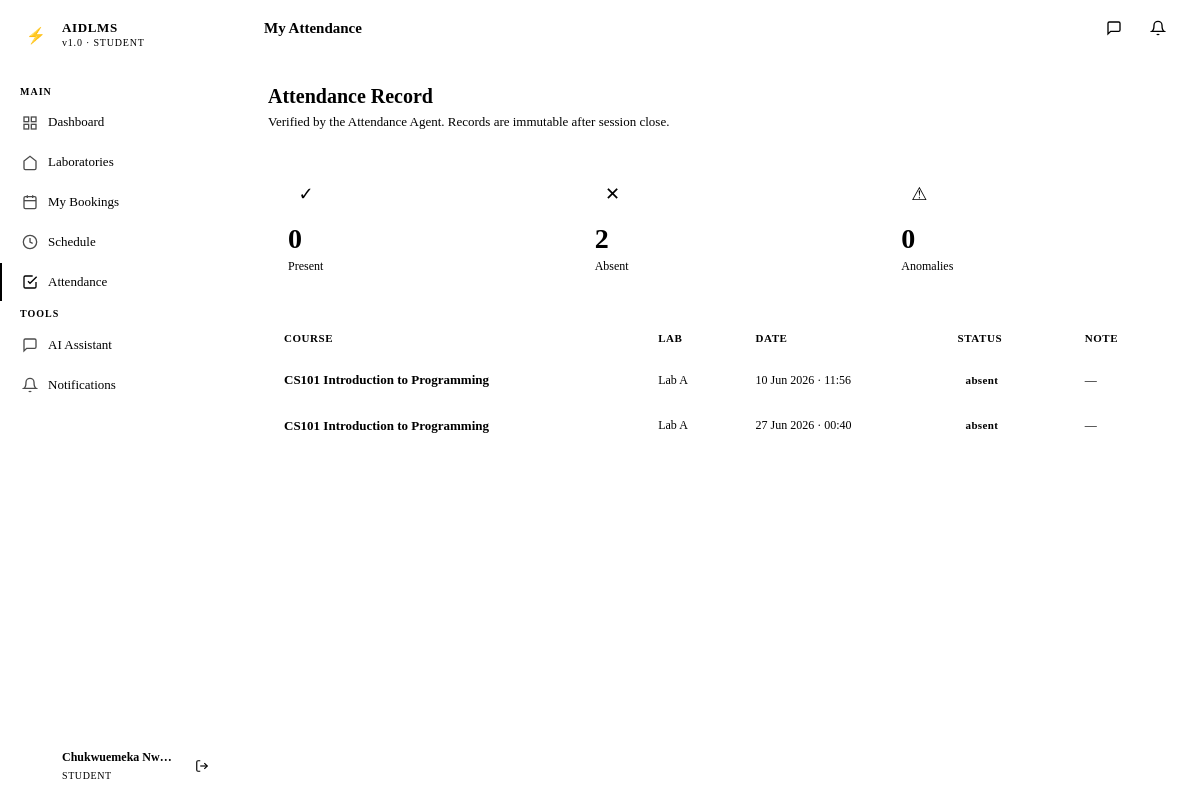
The app's page /student/attendance (signed in) with its own data.
### app/models/models.py (models this page shows, shortened)
class User(UserMixin, db.Model):
    __tablename__ = 'users'
    id = db.Column(db.String(36), primary_key=True, default=gen_uuid)
    name = db.Column(db.String(100), nullable=False)
    email = db.Column(db.String(150), unique=True, nullable=False)
    password_hash = db.Column(db.String(255), nullable=False)
    role = db.Column(db.Enum('student', 'lecturer', 'technician', 'admin', name='user_role'), nullable=False)
    active = db.Column(db.Boolean, default=True)
    created_at = db.Column(db.DateTime, default=datetime.utcnow)
    bookings = db.relationship('Booking', foreign_keys='Booking.user_id', backref='user', lazy='dynamic')
    attendance_records = db.relationship('Attendance', foreign_keys='Attendance.user_id', backref='user', lazy='dynamic')
    notifications = db.relationship('Notification', backref='user', lazy='dynamic')
    chat_logs = db.relationship('ChatLog', backref='user', lazy='dynamic')
    sessions_opened = db.relationship('Session', foreign_keys='Session.lecturer_id', backref='lecturer', lazy='dynamic')
    schedules = db.relationship('Schedule', foreign_keys='Schedule.lecturer_id', backref='lecturer', lazy='dynamic')

class Attendance(db.Model):
    __tablename__ = 'attendance'
    id = db.Column(db.String(36), primary_key=True, default=gen_uuid)
    session_id = db.Column(db.String(36), db.ForeignKey('sessions.id'), nullable=False)
    user_id = db.Column(db.String(36), db.ForeignKey('users.id'), nullable=False)
    status = db.Column(db.Enum('present', 'absent', 'anomaly', name='attendance_status'), default='absent')
    recorded_at = db.Column(db.DateTime, default=datetime.utcnow)
    agent_flag = db.Column(db.Text, nullable=True)

class Schedule(db.Model):
    __tablename__ = 'schedules'
    id = db.Column(db.String(36), primary_key=True, default=gen_uuid)
    course_name = db.Column(db.String(150), nullable=False)
    lab_id = db.Column(db.String(36), db.ForeignKey('laboratories.id'), nullable=False)
    lecturer_id = db.Column(db.String(36), db.ForeignKey('users.id'), nullable=False)
    day_of_week = db.Column(db.Integer, nullable=False)
    start_time = db.Column(db.Time, nullable=False)
    end_time = db.Column(db.Time, nullable=False)
    active = db.Column(db.Boolean, default=True)
    sessions = db.relationship('Session', backref='schedule', lazy='dynamic')

class Laboratory(db.Model):
    __tablename__ = 'laboratories'
    id = db.Column(db.String(36), primary_key=True, default=gen_uuid)
    name = db.Column(db.String(100), nullable=False)
    capacity = db.Column(db.Integer, nullable=False)
    location = db.Column(db.String(100), nullable=False)
    status = db.Column(db.Enum('active', 'inactive', 'maintenance', name='lab_status'), default='active')
    created_at = db.Column(db.DateTime, default=datetime.utcnow)
    seats = db.relationship('Seat', backref='laboratory', lazy='dynamic', cascade='all, delete-orphan')
    schedules = db.relationship('Schedule', backref='laboratory', lazy='dynamic')
    equipment = db.relationship('Equipment', backref='laboratory', lazy='dynamic', cascade='all, delete-orphan')

class Session(db.Model):
    __tablename__ = 'sessions'
    id = db.Column(db.String(36), primary_key=True, default=gen_uuid)
    schedule_id = db.Column(db.String(36), db.ForeignKey('schedules.id'), nullable=False)
    lecturer_id = db.Column(db.String(36), db.ForeignKey('users.id'), nullable=False)
    opened_at = db.Column(db.DateTime, default=datetime.utcnow)
    closed_at = db.Column(db.DateTime, nullable=True)
    locked = db.Column(db.Boolean, default=False)
    attendance_records = db.relationship('Attendance', backref='session', lazy='dynamic', cascade='all, delete-orphan')

### app/student/routes.py (the view)
@student_bp.route('/attendance')
@student_required
def attendance():
    records = Attendance.query.filter_by(user_id=current_user.id)\
        .order_by(Attendance.recorded_at.desc()).all()
    present = sum(1 for r in records if r.status == 'present')
    absent = sum(1 for r in records if r.status == 'absent')
    anomaly = sum(1 for r in records if r.status == 'anomaly')
    attendance_summary = {'present': present, 'absent': absent, 'anomaly': anomaly}
    return render_template('student/attendance.html',
        records=records,
        attendance_summary=attendance_summary
    )

### app/student/routes.py (called while the page is built)
def student_required(f):
    @wraps(f)
    def decorated(*args, **kwargs):
        if current_user.role != 'student':
            return redirect(url_for('auth.login'))
        return f(*args, **kwargs)
    return login_required(decorated)

### app/templates/student/attendance.html (shortened to what this page needs)
{% extends "base.html" %}
{% block page_title %}My Attendance{% endblock %}
{% block content %}
<div class="page-header">
  <div class="page-header-text">
    <h1>Attendance Record</h1>
    <p>Verified by the Attendance Agent. Records are immutable after session close.</p>
  </div>
</div>
<div class="stat-grid" style="grid-template-columns:repeat(3,1fr); margin-bottom:24px;">
  <div class="stat-card green">
    <div class="stat-icon green">✓</div>
    <div class="stat-value">{{ attendance_summary.present }}</div>
    <div class="stat-label">Present</div>
  </div>
  <div class="stat-card red">
    <div class="stat-icon red">✕</div>
    <div class="stat-value">{{ attendance_summary.absent }}</div>
    <div class="stat-label">Absent</div>
  </div>
  <div class="stat-card amber">
    <div class="stat-icon amber">⚠</div>
    <div class="stat-value">{{ attendance_summary.anomaly }}</div>
    <div class="stat-label">Anomalies</div>
  </div>
</div>
{% if records %}
<div class="table-wrapper">
  <table>
    <thead>
      <tr>
        <th>Course</th>
        <th>Lab</th>
        <th>Date</th>
        <th>Status</th>
        <th>Note</th>
      </tr>
    </thead>
    <tbody>
      {% for rec in records %}
      <tr>
        <td style="font-weight:600;">{{ rec.session.schedule.course_name }}</td>
        <td class="table-mono">{{ rec.session.schedule.laboratory.name }}</td>
        <td class="table-mono">{{ rec.session.opened_at.strftime('%d %b %Y · %H:%M') }}</td>
        <td><span class="badge badge-{{ rec.status }}">{{ rec.status }}</span></td>
        <td style="font-size:12px; color:var(--color-text-muted);">{{ rec.agent_flag or '—' }}</td>
      </tr>
      {% endfor %}
    </tbody>
  </table>
</div>
{% else %}
<div class="empty-state">
  <div class="empty-icon">📊</div>
  <div class="empty-title">No records yet</div>
  <div class="empty-desc">Attendance records appear after lecturers close their sessions.</div>
</div>
{% endif %}
{% endblock %}

### app/templates/base.html (shortened to what this page needs)
<!DOCTYPE html>
<html lang="en">
<head>
  <link rel="stylesheet" href="{{ url_for('static', filename='css/style.css') }}">
</head>
<body>
<div class="app-shell">
  <aside class="sidebar" id="sidebar">
    <div class="sidebar-brand">
      <a href="{{ url_for('admin.dashboard') if current_user.role == 'admin' else url_for(current_user.role + '.dashboard') }}" class="brand-logo">
        <div class="brand-icon">⚡</div>
        <div class="brand-text">
          <span class="brand-name">AIDLMS</span>
          <span class="brand-sub">v1.0 · {{ current_user.role | upper }}</span>
        </div>
      </a>
    </div>
    <nav class="sidebar-nav">
      {% if current_user.role == 'student' %}
        <span class="nav-section-label">Main</span>
        <a href="{{ url_for('student.dashboard') }}" class="nav-item {% if request.endpoint == 'student.dashboard' %}active{% endif %}">
          <svg class="nav-icon" viewBox="0 0 24 24" fill="none" stroke="currentColor" stroke-width="2"><rect x="3" y="3" width="7" height="7"/><rect x="14" y="3" width="7" height="7"/><rect x="14" y="14" width="7" height="7"/><rect x="3" y="14" width="7" height="7"/></svg>
          Dashboard
        </a>
        <a href="{{ url_for('student.labs') }}" class="nav-item {% if 'labs' in request.endpoint %}active{% endif %}">
          <svg class="nav-icon" viewBox="0 0 24 24" fill="none" stroke="currentColor" stroke-width="2"><path d="M3 9l9-7 9 7v11a2 2 0 01-2 2H5a2 2 0 01-2-2z"/></svg>
          Laboratories
        </a>
        <a href="{{ url_for('student.bookings') }}" class="nav-item {% if request.endpoint == 'student.bookings' %}active{% endif %}">
          <svg class="nav-icon" viewBox="0 0 24 24" fill="none" stroke="currentColor" stroke-width="2"><rect x="3" y="4" width="18" height="18" rx="2"/><line x1="16" y1="2" x2="16" y2="6"/><line x1="8" y1="2" x2="8" y2="6"/><line x1="3" y1="10" x2="21" y2="10"/></svg>
          My Bookings
        </a>
        <a href="{{ url_for('student.schedule') }}" class="nav-item {% if request.endpoint == 'student.schedule' %}active{% endif %}">
          <svg class="nav-icon" viewBox="0 0 24 24" fill="none" stroke="currentColor" stroke-width="2"><circle cx="12" cy="12" r="10"/><path d="M12 6v6l4 2"/></svg>
          Schedule
        </a>
        <a href="{{ url_for('student.attendance') }}" class="nav-item {% if request.endpoint == 'student.attendance' %}active{% endif %}">
          <svg class="nav-icon" viewBox="0 0 24 24" fill="none" stroke="currentColor" stroke-width="2"><path d="M9 11l3 3L22 4"/><path d="M21 12v7a2 2 0 01-2 2H5a2 2 0 01-2-2V5a2 2 0 012-2h11"/></svg>
          Attendance
        </a>
        <span class="nav-section-label">Tools</span>
        <a href="{{ url_for('chatbot.index') }}" class="nav-item {% if 'chatbot' in request.endpoint %}active{% endif %}">
          <svg class="nav-icon" viewBox="0 0 24 24" fill="none" stroke="currentColor" stroke-width="2"><path d="M21 15a2 2 0 01-2 2H7l-4 4V5a2 2 0 012-2h14a2 2 0 012 2z"/></svg>
          AI Assistant
        </a>
        <a href="{{ url_for('student.notifications') }}" class="nav-item {% if request.endpoint == 'student.notifications' %}active{% endif %}">
          <svg class="nav-icon" viewBox="0 0 24 24" fill="none" stroke="currentColor" stroke-width="2"><path d="M18 8A6 6 0 006 8c0 7-3 9-3 9h18s-3-2-3-9"/><path d="M13.73 21a2 2 0 01-3.46 0"/></svg>
          Notifications
          {% if unread_count > 0 %}<span class="nav-badge">{{ unread_count }}</span>{% endif %}
        </a>
      {% endif %}
    </nav>
    <div class="sidebar-footer">
      <div class="user-info">
        <div class="user-avatar">{{ current_user.name[0] | upper }}</div>
        <div class="user-details">
          <div class="user-name">{{ current_user.name }}</div>
          <div class="user-role">{{ current_user.role }}</div>
        </div>
        <a href="{{ url_for('auth.logout') }}" class="icon-btn" title="Sign out" style="border:none;">
          <svg width="14" height="14" viewBox="0 0 24 24" fill="none" stroke="currentColor" stroke-width="2"><path d="M9 21H5a2 2 0 01-2-2V5a2 2 0 012-2h4"/><polyline points="16 17 21 12 16 7"/><line x1="21" y1="12" x2="9" y2="12"/></svg>
        </a>
      </div>
    </div>
  </aside>
  <div class="main-content">
    <header class="topbar">
      <span class="topbar-title">{% block page_title %}{% endblock %}</span>
      <div class="topbar-actions">
        <a href="{{ url_for('chatbot.index') }}" class="icon-btn" title="AI Assistant">
          <svg width="16" height="16" viewBox="0 0 24 24" fill="none" stroke="currentColor" stroke-width="2"><path d="M21 15a2 2 0 01-2 2H7l-4 4V5a2 2 0 012-2h14a2 2 0 012 2z"/></svg>
        </a>
        {% if current_user.role == 'student' %}
        <a href="{{ url_for('student.notifications') }}" class="icon-btn" title="Notifications">
          <svg width="16" height="16" viewBox="0 0 24 24" fill="none" stroke="currentColor" stroke-width="2"><path d="M18 8A6 6 0 006 8c0 7-3 9-3 9h18s-3-2-3-9"/><path d="M13.73 21a2 2 0 01-3.46 0"/></svg>
          {% if unread_count > 0 %}<span class="notification-dot"></span>{% endif %}
        </a>
        {% endif %}
      </div>
    </header>
    <main class="page-content">
      {% block content %}{% endblock %}
    </main>
  </div>
</div>
</body>
</html>

### records on screen
User: role "STUDENT", name "Chukwuemeka Nw…"
Attendance: session.schedule.course_name "CS101 Introduction to Programming", session.schedule.laboratory.name "Lab A", session.opened_at "10 Jun 2026 · 11:56", status "absent", agent_flag "—"
Attendance: session.schedule.course_name "CS101 Introduction to Programming", session.schedule.laboratory.name "Lab A", session.opened_at "27 Jun 2026 · 00:40", status "absent", agent_flag "—"

### other values on screen
{{ attendance_summary.present }} "0"
{{ attendance_summary.absent }} "2"
{{ attendance_summary.anomaly }} "0"
